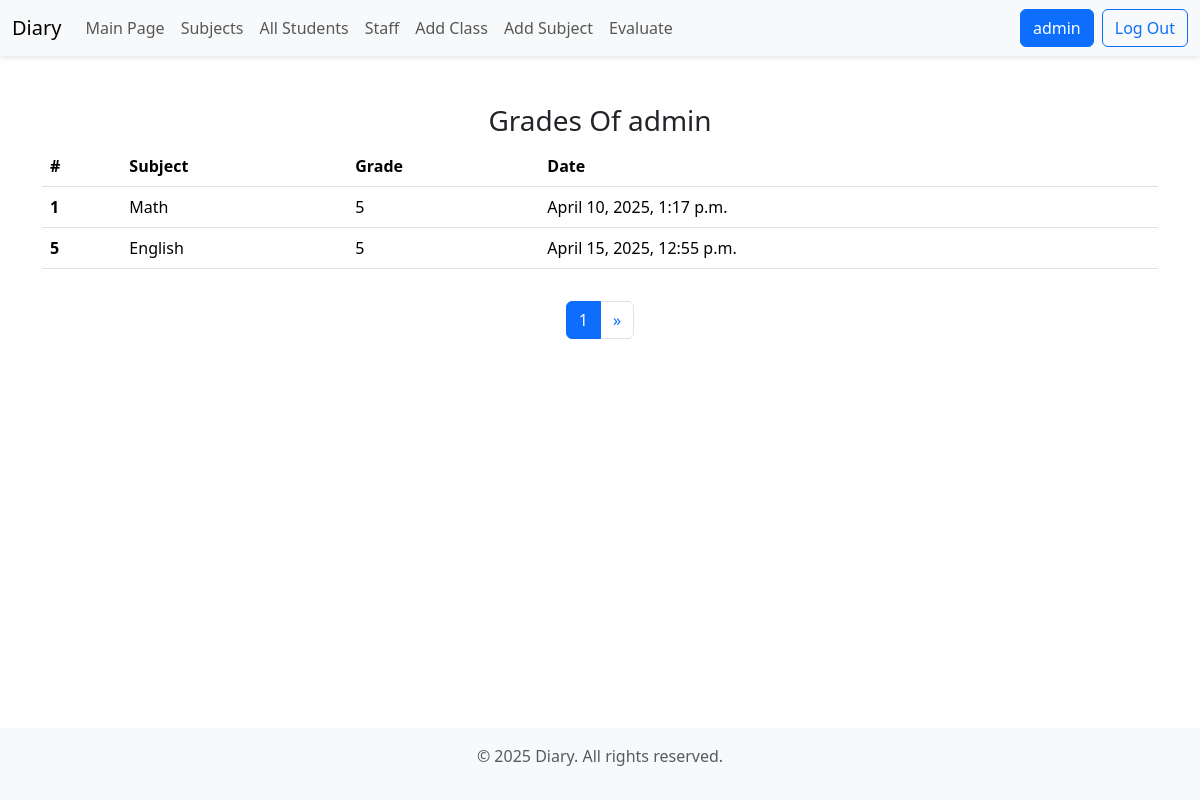
/student/3/ (signed in), run on the app's committed database.
### user/models.py (models this page shows)
class CustomUser(AbstractUser):
    birth_date = models.DateTimeField(auto_now=True, null=True, blank=True, verbose_name="Birth Date")
    address = models.CharField(max_length=255, null=True, blank=True, verbose_name="Address")
    phone = models.IntegerField(null=True, blank=True, verbose_name="Phone Number")
    avatar = models.ImageField(upload_to="avatars/", null=True, blank=True, verbose_name="Avatar")
    created_at = models.DateTimeField(auto_now_add=True)
    updated_at = models.DateTimeField(auto_now=True)
    def __str__(self) -> str:
        return f"{self.username}"

### grade/models.py (models this page shows, shortened)
class Grade(models.Model):
    subject = models.ForeignKey(Subject, on_delete=models.CASCADE, related_name="Grades")
    student = models.ForeignKey(CustomUser, on_delete=models.CASCADE, related_name="Grades")
    grade = models.IntegerField(default=2)
    created_at = models.DateTimeField(auto_now_add=True)

class Subject(models.Model):
    subject = models.CharField(max_length=255, null=False, blank=False, verbose_name="Subject's Name")
    clas = models.ForeignKey(Clas, on_delete=models.CASCADE)
    def __str__(self) -> str:
        return f"{self.subject}"

### grade/views.py (the view)
# urls.py: path("student/<int:id>/", grades_of_student, name="grades_of_a_student"),
def grades_of_student(request, id):
    student = CustomUser.objects.filter(id=id).first()
    grades = Grade.objects.filter(student=student)
    pages = Paginator(grades, 2)
    page_number = request.GET.get("page")
    page_obj = pages.get_page(page_number)
    context = {
        "student" : student,
        "page_obj" : page_obj
    }
    return render(request, "grades_of_a_student.html", context)

### templates/grades_of_a_student.html (shortened to what this page needs)
{% extends "base.html" %}
{% block content %}
    <div class="container mt-5">
        <h3 class="text-center">Grades Of {{ student }}</h3>
        <table class="table">
            <thead>
                <tr>
                    <th class="col">#</th>
                    <th scope="col">Subject</th>
                    <th scope="col">Grade</th>
                    <th scope="col">Date</th>
                </tr>
            </thead>
            <tbody>
                {% for grade in page_obj %}
                    <tr>
                        <th scope="row">{{ grade.id }}</th>
                        <td>{{ grade.subject }}</td>
                        <td>{{ grade.grade }}</td>
                        <td>{{ grade.created_at }}</td>
                    </tr>
                {% endfor %}
            </tbody>
        </table>
    </div>
    <div class="container mt-3">
        <nav>
            <ul class="pagination justify-content-center">
                    <li class="page-item active">
                        <span class="page-link">{{ page_obj.number }}</span>
                    </li>
                {% if page_obj.has_next %}
                    <li class="page-item">
                        <a href="?page={{ page_obj.next_page_number }}" class="page-link" aria-label="Next">
                            <span aria-hidden="true">&raquo;</span>
                        </a>
                    </li>
                {% endif %}
            </ul>
        </nav>
    </div>
{% endblock content %}

### templates/base.html (shortened to what this page needs)
<!DOCTYPE html>
<html lang="en">
<head>
    <link
        href="https://cdn.jsdelivr.net/npm/bootstrap@5.3.5/dist/css/bootstrap.min.css"
        rel="stylesheet"
        >
</head>
<body>
    <nav class="navbar navbar-expand-lg bg-light">
        <div class="container-fluid">
            <a class="navbar-brand" href="">Diary</a>
            <div class="collapse navbar-collapse" id="navbarContent">
                <ul class="navbar-nav me-auto mb-2 mb-lg-0">
                    <li class="nav-item">
                        <a class="nav-link" href="/">Main Page</a>
                    </li>
                    <li class="nav-item">
                        <a class="nav-link" href="{% url 'subjects' %}">Subjects</a>
                    </li>
                    <li class="nav-item">
                        <a class="nav-link" href="{% url 'students' %}">All Students</a>
                    </li>
                    <li class="nav-item">
                        <a class="nav-link" href="{% url 'staff' %}">Staff</a>
                    </li>
                    <li class="nav-item">
                        <a class="nav-link" href="{% url 'add_class' %}">Add Class</a>
                    </li>
                    <li class="nav-item">
                        <a class="nav-link" href="{% url 'add_subject' %}">Add Subject</a>
                    </li>
                    <li class="nav-item">
                        <a class="nav-link" href="{% url 'evaluate' %}">Evaluate</a>
                    </li>
                </ul>
                <div class="d-flex">
                    {% if request.user.is_authenticated %}
                        <a href="{% url 'profile' user.id %}" class="btn btn-primary me-2">
                            {{ user.username }}
                        </a>
                        <a href="{% url 'log_out' %}" class="btn btn-outline-primary">Log Out</a>
                    {% else %}
                        <a href="{% url 'log_in' %}" class="btn btn-outline-primary me-2">Sign In</a>
                        <a href="{% url 'sign_up' %}" class="btn btn-primary">Sign Up</a>
                    {% endif %}
                </div>
            </div>
        </div>
    </nav>
    {% block content %}
    {% endblock %}
    <footer class="bg-light py-3 text-center text-muted">
        <div class="container">
            <p>&copy; 2025 Diary. All rights reserved.</p>
        </div>
    </footer>
</body>
</html>

### templates/base.html (style rules this page uses)
body { min-height: 100vh; display: flex; flex-direction: column; }
footer { margin-top: auto; }
.navbar { box-shadow: 0 2px 5px rgba(0,0,0,0.1); }

### data on the page
CustomUser: username "admin"
Grade: id "1", subject "Math", grade "5", created_at "April 10, 2025, 1:17 p.m."
Grade: id "5", subject "English", grade "5", created_at "April 15, 2025, 12:55 p.m."

### other printed values
{{ page_obj.number }} "1"
